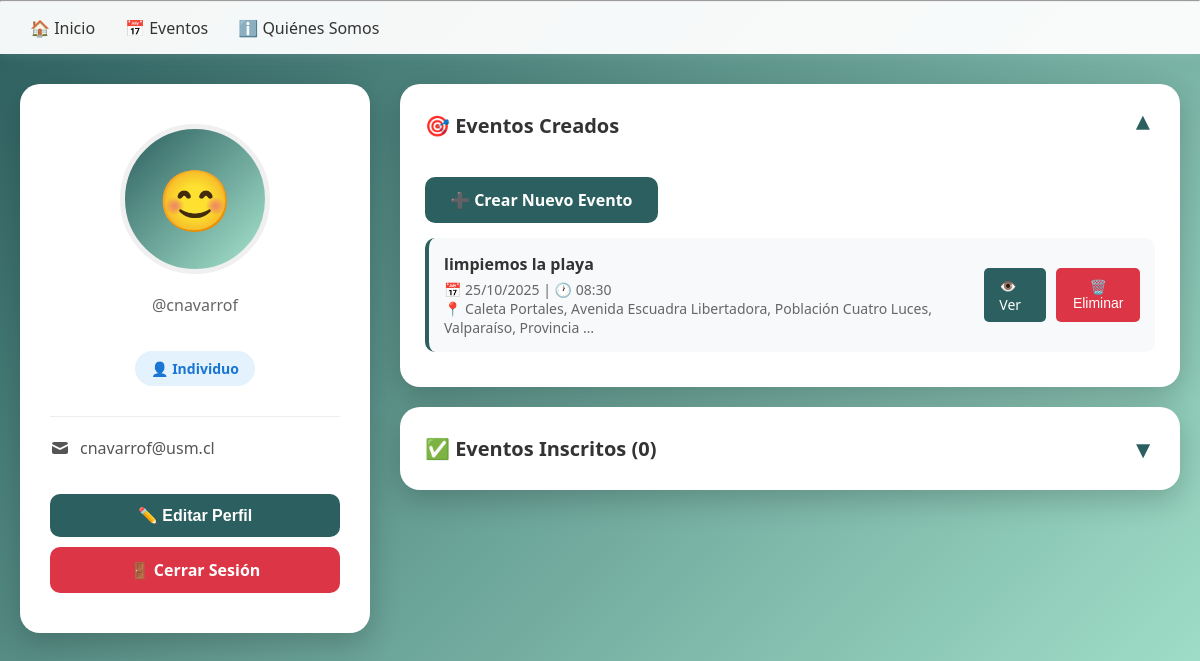
The app's page /perfil/ (signed in), older data.
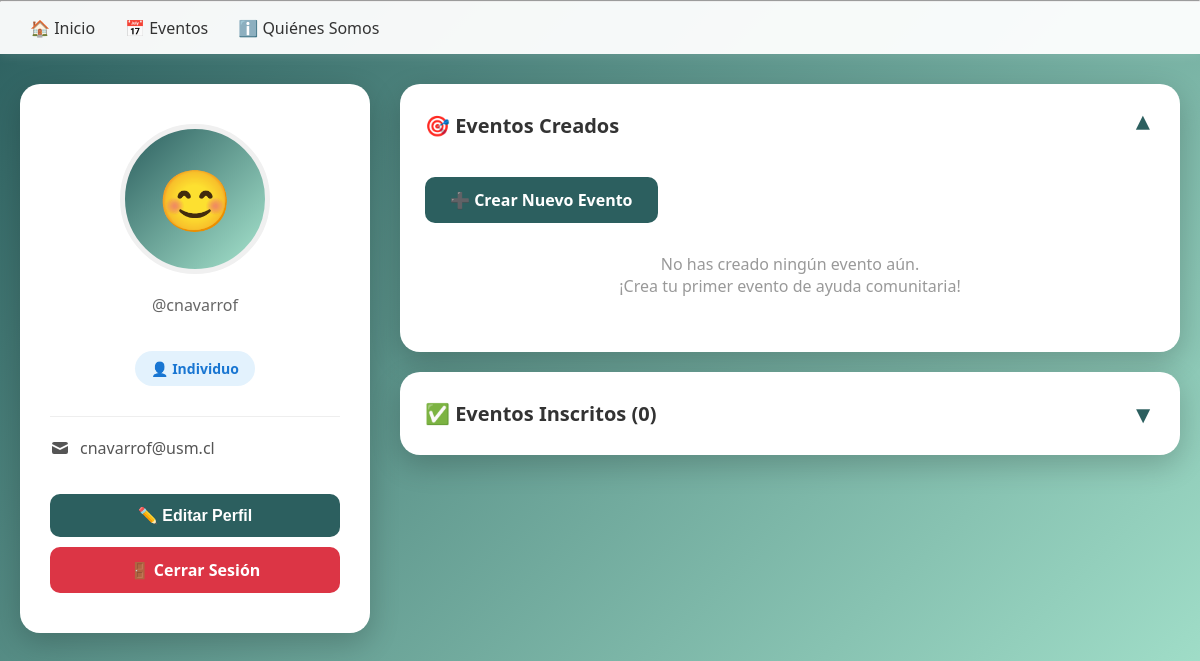
The same page, newer data.
### Humanet/models.py (models this page shows, shortened)
class Evento(models.Model):
    creador = models.ForeignKey(User, on_delete=models.CASCADE, related_name='eventos')
    nombre = models.CharField(max_length=200)
    fecha = models.DateField()
    hora = models.TimeField()
    ubicacion = models.CharField(max_length=300)
    latitud = models.DecimalField(max_digits=9, decimal_places=6, null=True, blank=True)
    longitud = models.DecimalField(max_digits=9, decimal_places=6, null=True, blank=True)
    descripcion = models.TextField()
    detalles = models.TextField(blank=True, null=True)
    imagen = models.ImageField(upload_to='eventos/', blank=True, null=True)
    fecha_creacion = models.DateTimeField(auto_now_add=True)
    class Meta:
        ordering = ['-fecha_creacion']
        verbose_name = 'Evento'
        verbose_name_plural = 'Eventos'

### Humanet/views.py (the view)
# urls.py: path('perfil/', views.perfil, name= 'perfil'),
@login_required
def perfil(request):
    perfil, created = PerfilUsuario.objects.get_or_create(usuario=request.user)
    mensaje = request.GET.get('mensaje')
    evento_nombre = request.GET.get('evento', '')
    context = {
        'perfil': perfil,
        'mensaje': mensaje,
        'evento_nombre': evento_nombre
    }
    return render(request, 'Humanet/perfil.html', context)

### Humanet/templates/Humanet/perfil.html (shortened to what this page needs)
{% extends 'Humanet/base.html' %}
{% block content %}
</head>
<body>
    <nav class="top-nav">
        <ul>
            <li><a href="{% url 'inicio' %}">🏠 Inicio</a></li>
            <li><a href="{% url 'lista_eventos' %}">📅 Eventos</a></li>
            <li><a href="{% url 'sobre_nosotros' %}">ℹ️ Quiénes Somos</a></li>
        </ul>
    </nav>
    <div class="container">
        <div class="profile-card">
            {% if perfil.foto %}
                <div class="profile-photo">
                    <img src="{{ perfil.foto.url }}" alt="Foto de perfil">
                </div>
            {% else %}
                <div class="profile-photo-placeholder">
                    😊
                </div>
            {% endif %}
            <div class="profile-username">@{{ user.username }}</div>
            <div class="tipo-cuenta-badge {% if perfil.tipo_cuenta == 'organizacion' %}tipo-organizacion{% else %}tipo-individuo{% endif %}">
                {% if perfil.tipo_cuenta == 'organizacion' %}
                    🏢 Organización
                {% else %}
                    👤 Individuo
                {% endif %}
            </div>
            <div class="profile-info">
                <div class="info-item">
                    <svg fill="currentColor" viewBox="0 0 20 20">
                        <path d="M2.003 5.884L10 9.882l7.997-3.998A2 2 0 0016 4H4a2 2 0 00-1.997 1.884z"></path>
                        <path d="M18 8.118l-8 4-8-4V14a2 2 0 002 2h12a2 2 0 002-2V8.118z"></path>
                    </svg>
                    <span>{{ user.email }}</span>
                </div>
            </div>
            <button class="btn-editar" onclick="alert('Función de editar perfil - por implementar')">
                ✏️ Editar Perfil
            </button>
            <a href="{% url 'logout' %}" class="btn-logout">🚪 Cerrar Sesión</a>
        </div>
        <div class="events-section">
            <div class="event-box">
                <div class="event-box-header" onclick="toggleEventBox('created')">
                    <div class="event-box-title">
                        🎯 Eventos Creados
                    </div>
                    <div class="toggle-icon" id="toggle-created">▼</div>
                </div>
                <div class="event-content" id="content-created">
                    <a href="{% url 'crear_evento' %}" class="btn-crear-evento">➕ Crear Nuevo Evento</a>
                    {% if user.eventos.all %}
                    <ul class="event-list">
                        {% for evento in user.eventos.all %}
                        <li class="event-item">
                            <div class="event-item-info">
                                <h4>{{ evento.nombre }}</h4>
                                <p>📅 {{ evento.fecha|date:"d/m/Y" }} | 🕐 {{ evento.hora|time:"H:i" }}</p>
                                <p>📍 {{ evento.ubicacion|truncatewords:10 }}</p>
                            </div>
                            <div class="event-item-actions">
                                <a href="{% url 'detalle_evento' evento.id %}" class="btn-small btn-ver">👁️ Ver</a>
                                <button class="btn-small btn-eliminar" onclick="confirmarEliminar('{{ evento.nombre }}', {{ evento.id }})">
                                    🗑️ Eliminar
                                </button>
                            </div>
                        </li>
                        {% endfor %}
                    </ul>
                    {% else %}
                    <div class="no-events">
                        <p>No has creado ningún evento aún.</p>
                        <p>¡Crea tu primer evento de ayuda comunitaria!</p>
                    </div>
                    {% endif %}
                </div>
            </div>
<div class="event-box">
    <div class="event-box-header" onclick="toggleEventBox('enrolled')">
        <div class="event-box-title">
            ✅ Eventos Inscritos ({{ user.inscripciones.count }})
        </div>
        <div class="toggle-icon" id="toggle-enrolled">▼</div>
    </div>
</div>
        </div>
    </div>
{% endblock %}

Row changes from the older to the newer data that the page shows:
removed Evento: nombre "limpiemos la playa", fecha "25/10/2025", hora "08:30", ubicacion "Caleta Portales, Avenida Escuadra Libertadora, Población Cuatro Luces, Valparaíso, Provincia …"
Text that changed along with them:
text now shown: "No has creado ningún evento aún. ¡Crea tu primer evento de ayuda comunitaria!"
